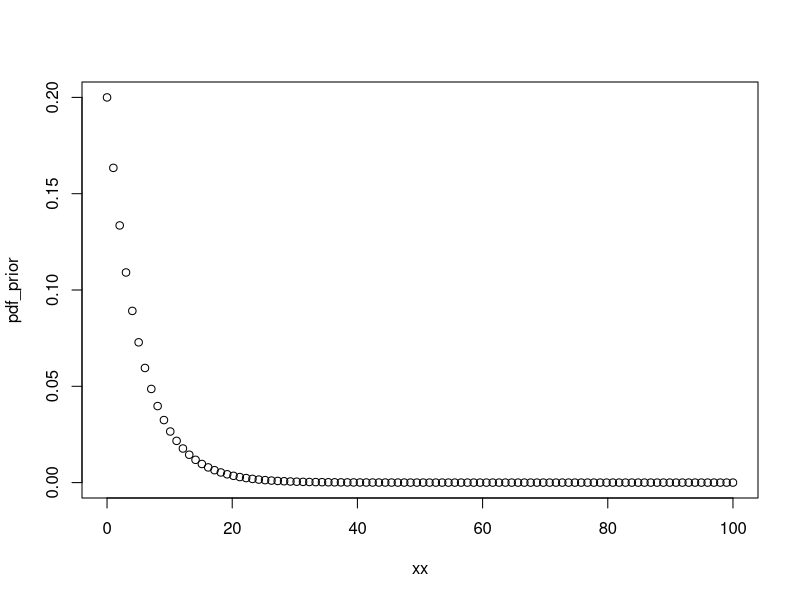

Generate this figure with R:
#Data
x <- c(7,5,8,4,6)
n<- length(x)

#Prior
nu0<- 1
lambda0<- 0.2

#Prior Distribution
xx<- seq(0,100,length=100)
pdf_prior<- dgamma(xx,shape=nu0,rate=lambda0)
plot(xx,pdf_prior)

#Posterior for mu
nu1<- nu0+n
nu1
lambda1<- lambda0 + sum(x)
lambda1

post_mean<- nu1/lambda1
post_mean

# 95% CL
high<-qgamma(.975, shape=nu1, rate=lambda1)
low<-qgamma((1-.975),shape=nu1, rate=lambda1)
c(low,high)

#Predictive distribution
N<-1000
rtheta<- rgamma(N, shape=nu1, rate=lambda1)
prob<- 1- pexp(q = 7, rate = rtheta)
mean(prob)
  